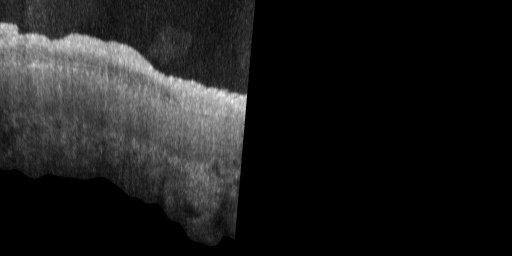
#> input picture OCT2Hist_UseModel/pytorch_CycleGAN_and_pix2pix/dataset/test/im1.jpg, 512 x 256 px
$ python -i segment_skin_in_oct_images.py   (imports and definitions only)
#> lines starting #> are read from the running program, lines starting #| are printed output that depends on the picture
### OCT2Hist_UseModel/utils/pix2pix.py
# This util is a wrapper to the pix2pix algorithm and allows
# us to evaluate the model by providing an input image

import cv2
import numpy as np
import os
import shutil
import subprocess

# Temporary folder that we use to collect and organize files
# Base folder already contains pix2pix code from https://github.com/junyanz/pytorch-CycleGAN-and-pix2pix/tree/9f8f61e5a375c2e01c5187d093ce9c2409f409b0
current_folder = os.path.dirname(os.path.realpath(__file__))
one_above_folder = desired_folder = os.path.dirname(current_folder)
base_folder =  one_above_folder + "/pytorch_CycleGAN_and_pix2pix/"

# Private module to wrapp around using cmd
def _run_subprocess(cmd):
    result = subprocess.run([cmd], capture_output=True, text=True, shell=True)
    if result.returncode != 0:
        print(f"{cmd}")
        print(f"Command failed with exit code {result.returncode}.")
        print("Error message:")
        print(result.stderr)
        raise RuntimeError("See error")

# Create folder if it doesn't exist
# [25 lines left out: functions _create_folder_if_doesnt_exist, setup_network, not called in this run]

# This function evaluates the neural network on input image
# Inputs:
#   im - input image (input domain, e.g. OCT) in cv format (256x256x3). Input image should be masked and cropped.
#   model_name - same name as you gave the model in setup_network step
#   netG_flag - specify --netG
# Outputs:
#   output image (in target domain, e.g. virtual histology) in cv format
def run_network (im, model_name, netG_flag="--netG resnet_9blocks"):

    # Input check
    if im.shape[:2] != (256, 256):
        raise ValueError("Image size must be 256x256 pixels to run model on.")

    # Pix2Pix implementation expects 256x512 image. Pad with zeros
    padded = np.zeros([256,512,3], np.uint8)
    padded[:,:256,:] = im[:,:,:]

    # Write input image in the right folder structure
    images_dir = f"{base_folder}/dataset/test"
    if os.path.exists(images_dir):
        shutil.rmtree(images_dir)
    os.makedirs(images_dir)
    im_input_path = os.path.join(images_dir,"im1.jpg")
    cv2.imwrite(im_input_path, padded)

    #from "../pytorch_CycleGAN_and_pix2pix" import test
    # Run pix2pix
    _run_subprocess(f'python {base_folder}/test.py {netG_flag} --dataroot "{base_folder}/dataset/"  --model pix2pix --name {model_name} --checkpoints_dir "{base_folder}/checkpoints" --results_dir "{base_folder}/results" --num_test 1000')

    # Load output image
    im_output_path = f"{base_folder}/results/{model_name}/test_latest/images/im1_fake_B.png"
    im_output = cv2.imread(im_output_path)
    # im_output = cv2.cvtColor(im_output, cv2.COLOR_BGR2RGB)

    return(im_output)


### OCT2Hist_UseModel/segment_skin_in_oct_images.py
import utils.pix2pix as pix2pix
import cv2
import numpy as np

# Run this function to set up the Neural Network with Pre-trained segment skin network
def setup_network():
  g_path = "/Users/dannybarash/Library/CloudStorage/GoogleDrive-dannybarash7@gmail.com/Shared drives/Yolab - Current Projects/_Datasets/2020-11-10 10x OCT2Hist Model (Paper V2)/latest_net_G.pth"

  pix2pix.setup_network(g_path,"segment_skin")

# This function evaluates the neural network on input image
# Inputs:
#   oct_image - input oct image in cv format (256x256x3). Input image should be scanned with 10x lens and z-stacked
# Outputs:
#   mask - specifying for each pixel is it inside tissue (true) or outside tissue (false)
def run_network (oct_image):
  # Rescale
  original_height, original_width = oct_image.shape[:2]
  input_image = cv2.resize(oct_image, [256,256] , interpolation=cv2.INTER_AREA)

  # Run the neural net
  mask_image = pix2pix.run_network(input_image,"segment_skin", netG_flag="")

  # Rescale output image back
  mask_rescaled_image = cv2.resize(cv2.cvtColor(mask_image, cv2.COLOR_BGR2GRAY), [original_width, original_height] , interpolation=cv2.INTER_AREA)

  # Convert the color image to grayscale and filter to bolean
  boolean_image = mask_rescaled_image > 127

  return boolean_image

>>> import cv2
>>> picture = cv2.imread('pytorch_CycleGAN_and_pix2pix/dataset/test/im1.jpg')
#> picture is the input picture: shape (256, 512, 3); min 0, max 246, mean 28.3
>>> result = run_network(picture)
#> in run_network, `input_image = cv2.resize(oct_image, [256,256] , interpolation=cv2.INTE..`:
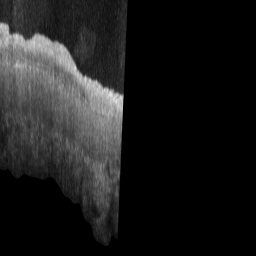
#> input_image: shape (256, 256, 3); min 0, max 231, mean 28.3
#> in run_network, `padded[:,:256,:] = im[:,:,:]`:
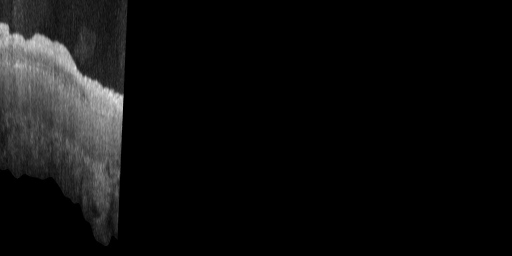
#> padded: shape (256, 512, 3); min 0, max 231, mean 14.1
#> (the call stopped at in _run_subprocess, `result = subprocess.run([cmd], capture_output=True, text=True, shell=T..`: subprocess is not available in this run)
#> (the run stopped early here; a loop or call above may not have finished)
